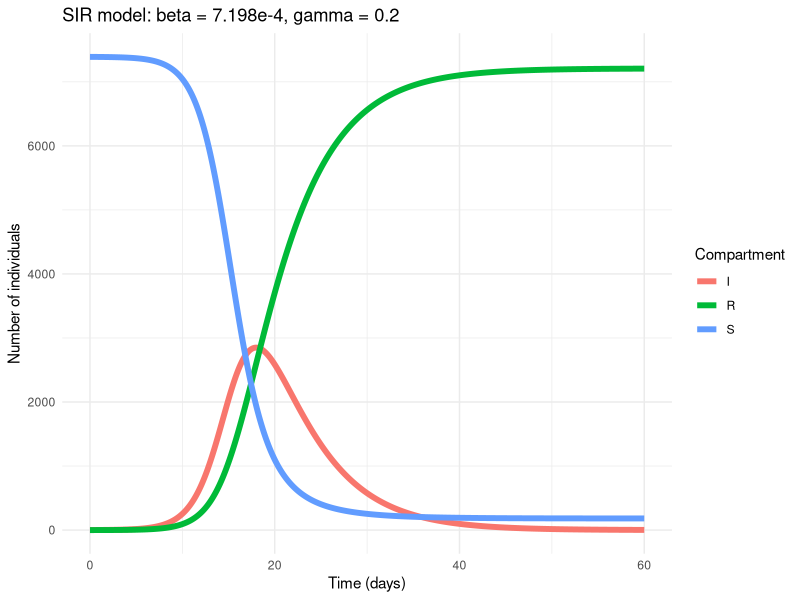

Write the R code that produced this figure.
# load required libraries
library(ggplot2)
library(deSolve)
library(tidyverse)

# plot basic SIR model using only parameters determined from dataset

# set R0 value for zika
R_0 = 3.8

# define SIR model function
sir_model <- function(times, state, parameters) {
  
  with(as.list(c(state, parameters)), {
    
    N = S + I + R
    dS <- -beta * S * I
    dI <-  beta * S * I - gamma * I
    dR <-                 gamma * I
    
    return(list(c(dS, dI, dR)))
  })
}

# set initial conditions, parameters, sequence of time points for solving the model
init = c(S = 7390, I = 1, R = 0)
parameters = c(beta = (R_0*0.2)/7391, gamma = 1/5)
times = seq(0, 60, length.out=1000)

# solve the SIR model using initial conditions, parameters and time frame defined above
out = ode(y = init, times = times, func = sir_model, parms = parameters)
out = as.data.frame(out) # convert output to dataframe for easier manipulation

# convert output from wide to long format
out_long <- pivot_longer(out, cols = c(2,3,4))
# plot the SIR model from above
ggplot(out_long, aes(x=time, y=value, group=name, colour=name)) + geom_line(lwd=2) + theme_minimal() + xlab("Time (days)") + ylab("Number of individuals") +
  guides(colour=guide_legend(title="Compartment")) + ggtitle("SIR model: beta = 7.198e-4, gamma = 0.2")
